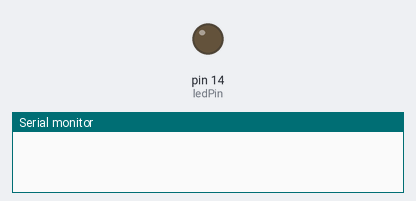
The sketch below on a simulated Arduino Uno, built with avr-gcc and run on an emulated ATmega328P. Shown: output pins drawn as LEDs (lit = HIGH), the last lines printed to the serial monitor.

Above: at 1.0 s.
At 7.0 s:
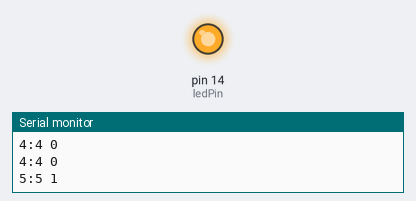
Timing chart, 0 to 10.4 s (numbered marks = the images above):
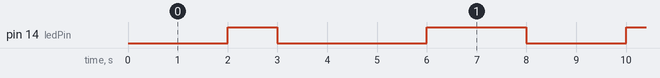

The sketch:

weakSigTx.ino
```cpp
#include <TimerOne.h>
#include "TimeLib.h"

#define BITS_PER_SYMBOL 8
#define SYMBOL_PERIOD 1000000

int ledPin = 14;
char * msg = "Hello World!";
time_t timeNow;
int binData[BITS_PER_SYMBOL] = {0, 1, 0, 0, 0, 1, 1, 0}; // 70=F

void emit_bit() {
  int secId = timeNow % BITS_PER_SYMBOL;
  digitalWrite(ledPin, binData[secId]);
  Serial.print(timeNow);
  Serial.print(":");
  Serial.print(secId);
  Serial.print(" ");
  Serial.println(binData[secId]);
}

void setup() {
  pinMode(ledPin, OUTPUT);
  Serial.begin(9600);
  Timer1.initialize(SYMBOL_PERIOD);
  Timer1.attachInterrupt(emit_bit);
}

void loop() {
  timeNow = now();
}
```

Measured:
- by itself, pin 14 (ledPin): repeats every 8.0 s: LOW 3.0 s, HIGH 2.0 s, LOW 2.0 s, HIGH 1.0 s
- by itself, everything shown: repeats every 8.0 s, in 4 steps
